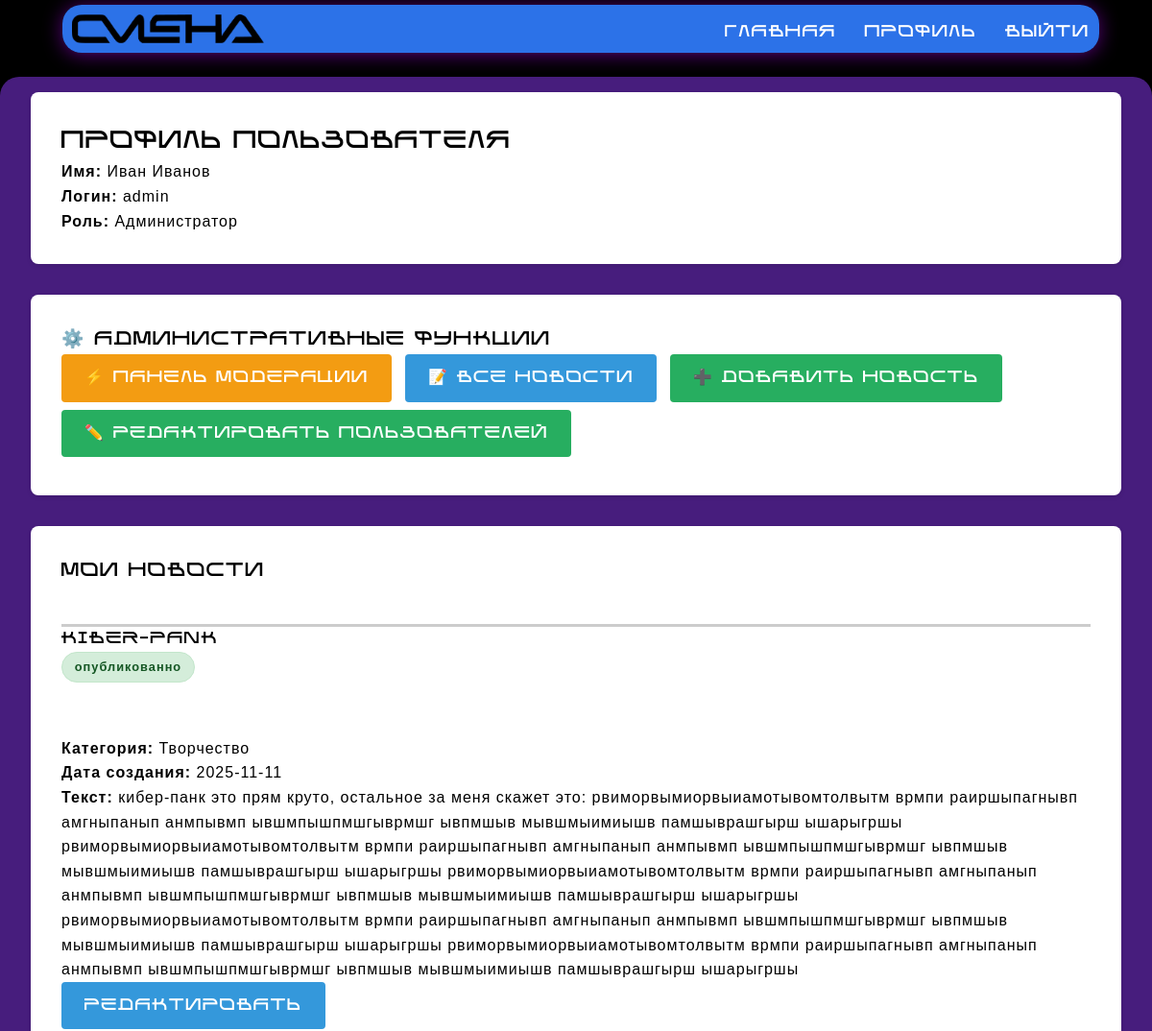
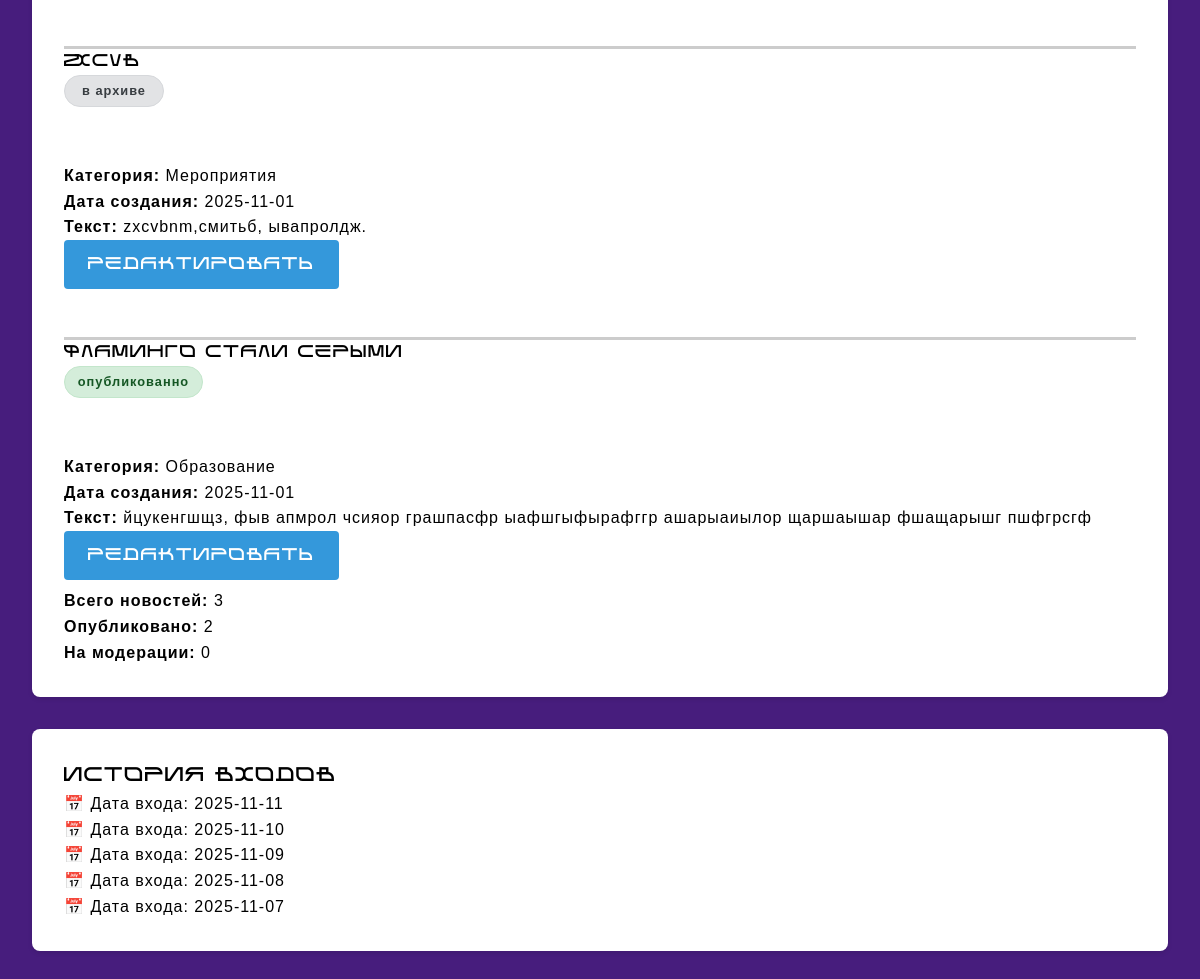
Page /КУРСАЧ2/profile.php (signed in) on the committed database (2 pictures, top to bottom).
### tables this page shows
CREATE TABLE `news` (
  `id_nwes` int(11) NOT NULL,
  `id_user` int(11) NOT NULL,
  `categories_id` int(11) NOT NULL,
  `id_status` int(11) NOT NULL,
  `role_id` int(11) NOT NULL,
  `title` varchar(250) NOT NULL,
  `text` text NOT NULL,
  `date_relise` date NOT NULL
);

CREATE TABLE `status` (
  `id_status` int(11) NOT NULL,
  `title` varchar(250) NOT NULL
);

CREATE TABLE `categories` (
  `categories_id` int(11) NOT NULL,
  `title` varchar(250) NOT NULL,
  `text` varchar(250) NOT NULL
);

### КУРСАЧ2/auth.php (called while the page is built, shortened)
<?php
function getUserRole() {
    return $_SESSION['role_id'] ?? null;
}
function getUserId() {
    return $_SESSION['user_id'] ?? null;
}
function canEditNews($news_author_id = null) {
    $user_role = getUserRole();
    if ($user_role == 1) {
        return true;
    }
    return false;
}
?>

### КУРСАЧ2/profile.php (the view, shortened to what this page needs)
<?php
require_once 'auth.php';
$user_id = $_SESSION['user_id'];
$role_id = $_SESSION['role_id'];
$stmt = $pdo->prepare("SELECT * FROM login_history WHERE id_user = ? ORDER BY entry_date DESC LIMIT 5");
$stmt->execute([$user_id]);
$login_history = $stmt->fetchAll(PDO::FETCH_ASSOC);
$stmt = $pdo->prepare("
    SELECT n.*, c.title as category_title, s.title as status_title
    FROM news n
    LEFT JOIN categories c ON n.categories_id = c.categories_id
    LEFT JOIN status s ON n.id_status = s.id_status
    WHERE n.id_user = ?
    ORDER BY n.date_relise DESC
");
$stmt->execute([$user_id]);
$user_news = $stmt->fetchAll(PDO::FETCH_ASSOC);
require_once 'header.php';
?>
<div class="container">
    <div class="profile-header">
        <h2 style="color: black;">Профиль пользователя</h2>
        <div>
            <p><strong>Имя:</strong> <?php echo $_SESSION['user_name'] . ' ' . $_SESSION['user_lastname']; ?></p>
            <p><strong>Логин:</strong> <?php echo $_SESSION['login']; ?></p>
            <p><strong>Роль:</strong>
                <?php
                switch($role_id) {
                    case 1: echo 'Администратор'; break;
                }
                ?>
            </p>
        </div>
    </div>
<?php if ($role_id == 1): ?>
    <div class="profile-section">
        <h3>⚙️ Административные функции</h3>
                <a href="moderation.php" class="btn btn-warning">⚡ Панель модерации</a>
                <a href="manage_news.php" class="btn btn-primary">📝 Все новости</a>
                <a href="add_news.php" class="btn btn-success">➕ Добавить новость</a>
                <a href="edit_user.php" class="btn btn-success">✏️ редактировать пользователей</a>
    </div>
<?php endif; ?>
    <div class="profile-section">
        <h3>Мои новости</h3>
        <?php if (empty($user_news)): ?>
            <div class="empty-state">
                <p>У вас пока нет новостей.</p>
                <?php if ($role_id == 3): ?>
                    <a href="suggest_news.php" class="btn btn-primary">Предложить первую новость</a>
                <?php elseif ($role_id == 2): ?>
                    <a href="add_news.php" class="btn btn-primary">Добавить первую новость</a>
                <?php endif; ?>
            </div>
        <?php else: ?>
            <div>
                <?php foreach ($user_news as $news): ?>
                    <div class="user-news-item">
                        <div class="news-header">
                            <h4><?php echo htmlspecialchars($news['title']); ?></h4>
                            <span class="status-badge status-<?php echo $news['id_status']; ?>">
                                <?php
                                $status_text = htmlspecialchars($news['status_title']);
                                $status_text = str_replace('moderation', 'на модерации', $status_text);
                                $status_text = str_replace('published', 'опубликовано', $status_text);
                                $status_text = str_replace('archive', 'в архиве', $status_text);
                                $status_text = str_replace('rejected', 'отклонено', $status_text);
                                echo $status_text;
                                ?>
                            </span>
                        </div>
                        <div>
                            <p><strong>Категория:</strong> <?php echo htmlspecialchars($news['category_title']); ?></p>
                            <p><strong>Дата создания:</strong> <?php echo $news['date_relise']; ?></p>
                            <p><strong>Текст:</strong> <?php echo htmlspecialchars($news['text']); ?></p>
                        </div>
                        <div>
                            <?php if (canEditNews($news['id_user'])): ?>
                                <a href="edit_news.php?id=<?php echo $news['id_nwes']; ?>" class="btn btn-small">Редактировать</a>
                            <?php endif; ?>
                        </div>
                    </div>
                <?php endforeach; ?>
            </div>
            <div >
                <p><strong>Всего новостей:</strong> <?php echo count($user_news); ?></p>
                <?php
                $published_count = 0;
                $moderation_count = 0;
                foreach ($user_news as $news) {
                    if ($news['id_status'] == 2) $published_count++;
                }
                ?>
                <p><strong>Опубликовано:</strong> <?php echo $published_count; ?></p>
                <p><strong>На модерации:</strong> <?php echo $moderation_count; ?></p>
            </div>
        <?php endif; ?>
    </div>
    <div class="profile-section">
        <h3>История входов</h3>
        <?php if (!empty($login_history)): ?>
            <div>
                <?php foreach ($login_history as $entry): ?>
                    <div>
                        📅 Дата входа: <?php echo $entry['entry_date']; ?>
                    </div>
                <?php endforeach; ?>
            </div>
        <?php else: ?>
            <p>История входов отсутствует.</p>
        <?php endif; ?>
    </div>
</div>

### КУРСАЧ2/style.css (style rules this page uses)
* { letter-spacing: 1px; box-sizing: border-box; margin: 0; padding: 0; }
body { margin-top: 80px; line-height: 1.6; background-color: #000000; }
.container { margin: 0 auto; max-width: 1500px; padding: 1rem 2rem 1rem 2rem; background-color: #8939ef85; border-radius: 20px; position: relative; z-index: -2; }
.status-badge { border-radius: 20px; display: inline-block; font-size: 0.8rem; font-weight: 600; min-width: 100px; padding: 0.3rem 0.8rem; text-align: center; }
h1, h2, h3, h4, h5, h6, a, button { font-family: 'kiber', sans-serif; font-weight: 700; letter-spacing: 2px; text-transform: uppercase; }
h2 { color: #ffffffe8; }
body, p, div, span, li, strong, td, small { font-family: 'kiber-n', sans-serif; }
.btn { background: #3498db; border: none; border-radius: 4px; color: white; cursor: pointer; display: inline-block; font-size: 1rem; margin-bottom: 0.5rem; margin-right: 0.5rem; padding: 0.75rem 1.5rem; text-decoration: none; transition: background 0.3s; }
.btn-success { background: #27ae60; }
.btn-warning { background: #f39c12; }
.btn-primary { background: #3498db; }
.profile-header { background: white; border-radius: 8px; box-shadow: 0 2px 5px rgba(0,0,0,0.1); margin-bottom: 2rem; padding: 2rem; }
.profile-section { background: white; border-radius: 8px; box-shadow: 0 2px 5px rgba(0,0,0,0.1); margin-bottom: 2rem; padding: 2rem; }
.user-news-item { display: block; padding-top: 40px; }
.news-header { border-top: 3px solid #cccccc; margin-bottom: 2rem; padding-bottom: 1.5rem; }
.status-2 { background: #d4edda; border: 1px solid #c3e6cb; color: #155724; }
.status-3 { background: #e2e3e5; border: 1px solid #d6d8db; color: #383d41; }

### rows in the picture
news: title "KIBER-PANK", id_status.title "опубликованно", categories.title "Творчество", date_relise "2025-11-11", text "кибер-панк это прям круто, остальное за меня скажет это: рвиморвымиорвыиамотывомтолвытм врмпи раиршыпагнывп амгныпанып анмпывмп ывшмпышпмшгыврмшг ывпмшыв мывшмыимиышв памшыврашгырш ышарыгршы рвиморвымиорвыиамотывомтолвытм врмпи раиршыпагнывп амгныпанып анмпывмп ывшмпышпмшгыврмшг ывпмшыв мывшмыимиышв памшыврашгырш ышарыгршы рвиморвымиорвыиамотывомтолвытм врмпи раиршыпагнывп амгныпанып анмпывмп ывшмпышпмшгыврмшг ывпмшыв мывшмыимиышв памшыврашгырш ышарыгршы рвиморвымиорвыиамотывомтолвытм врмпи раиршыпагнывп амгныпанып анмпывмп ывшмпышпмшгыврмшг ывпмшыв мывшмыимиышв памшыврашгырш ышарыгршы рвиморвымиорвыиамотывомтолвытм врмпи раиршыпагнывп амгныпанып анмпывмп ывшмпышпмшгыврмшг ывпмшыв…"
news: title "ZXCVB", id_status.title "в архиве", categories.title "Мероприятия", date_relise "2025-11-01", text "zxcvbnm,смитьб, ывапролдж."
news: title "ФЛАМИНГО СТАЛИ СЕРЫМИ", id_status.title "опубликованно", categories.title "Образование", date_relise "2025-11-01", text "йцукенгшщз, фыв апмрол чсияор грашпасфр ыафшгыфырафггр ашарыаиылор щаршаышар фшащарышг пшфгрсгф"

### other values in the picture
$_SESSION['user_name'] "Иван"
$_SESSION['user_lastname'] "Иванов"
$_SESSION['login'] "admin"
count($user_news) "3"
$published_count "2"
$moderation_count "0"
$entry['entry_date'] "2025-11-11"
$entry['entry_date'] "2025-11-10"
$entry['entry_date'] "2025-11-09"
$entry['entry_date'] "2025-11-08"
$entry['entry_date'] "2025-11-07"
